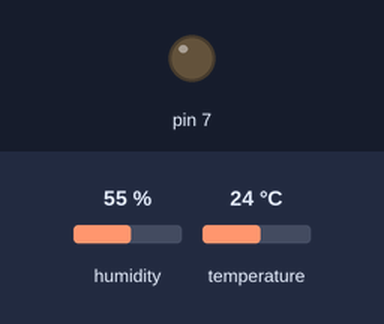
A sketch run on a simulated Arduino Uno, built with avr-gcc and run on an emulated ATmega328P. On the bench: output pins drawn as LEDs (lit = HIGH). The inputs (shaded band) are chosen by the test bench; at power-on: humidity 55 %, temperature 24 °C. The local clock reads 2024-03-15 10:24:30 at power-on unless the sketch sets it; storage starts empty; what the sketch prints to the serial monitor is not drawn.

Above: at 32.0 s.
At 63.0 s:
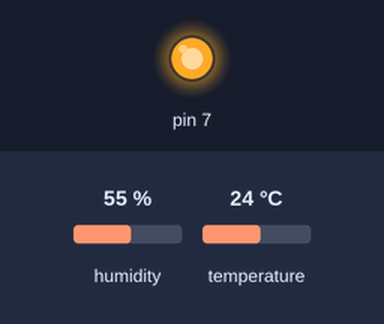
Timing chart, 0 to 82.7 s (numbered marks = the images above):
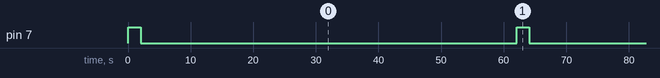

The sketch:

temp_and_humidity.ino
```cpp
#include "DHTBita.h"
#include "SDBita.h"
#include "RTCBita.h"
#include "SerialBita.h"
#include "SensorPowerBita.h"

SDBita sdl;
RTCBita rtc;
DHTBita dht;
SerialBita ser;
SensorPowerBita pwd;

void setup() {
  pwd.setup();
  pwd.on(); // power up temp/rtc

  ser.setup();
  rtc.setup(); // rtc.setup(__DATE__, __TIME__);
  dht.setup();
  sdl.setup(rtc.getTimestamp());

  pwd.off(); // power down temp/rtc
}

void loop() {
  delay(60000);
  pwd.on();

  String timestamp  = rtc.getTimestamp();
  float humidity    = dht.getHumidity();
  float temperature = dht.getTemperature();

  sdl.write(timestamp, humidity, temperature);

  pwd.off();
}
```

DHTBita.cpp
```cpp
#include "DHT.h"
#include "DHTBita.h"

#define DHTTYPE DHT11
const int DHTPin = 5;

DHT dhta(DHTPin, DHTTYPE);

void DHTBita::setup() {
    Serial.println("DHT: init!");
    dhta.begin();
}

float DHTBita::getTemperature() {
    return dhta.readTemperature();
}

float DHTBita::getHumidity() {
    return dhta.readHumidity();
}
```

DHTBita.h
```cpp
/*
  DHTBita.h - .
*/
#ifndef DHTBita_h
#define DHTBita_h

#include "DHT.h"

class DHTBita {
    public:
        void setup();
        float getTemperature();
        float getHumidity();
};

#endif
```

RTCBita.cpp
```cpp
#include "RTCBita.h"
#include "RTClib.h"


bool RTCBita::setup(const char *date, const char *time) {
    if (!this->setup()) {
        return false;
    }

    this->rtc.adjust(DateTime(date, time));
    return true;
}

bool RTCBita::setup() {
    if (!this->rtc.begin()) {
        Serial.println("RTC module is not available!");
        return false;
    }
    this->rtc.disable32K();
    Serial.println("RTC module is ready!");
    return true;
}

String RTCBita::getTimestamp() {
    return this->rtc.now().timestamp();
}
```

RTCBita.h
```cpp
#include "RTClib.h"

/*
  RTCBita.h - Utilities to handle time.
*/
#ifndef RTCBita_h
#define RTCBita_h

class RTCBita {
    public:
        RTC_DS3231 rtc;
        bool setup(const char*, const char*);
        bool setup();
        String getTimestamp();
};

#endif
```

SDBita.cpp
```cpp
#include "Arduino.h" // to resolve String
#include "SDBita.h"
#include "SD.h"

File openFile() {
    return SD.open("DATA.CSV", FILE_WRITE);
}

File openInitFile() {
    return SD.open("SD_INIT.CSV", FILE_WRITE);
}

void SDBita::write(String timestamp, float humidity, float temperature) {
    if (isnan(humidity) || isnan(temperature)) {
        Serial.println("humidity or temperature not available");
        return;
    }

    File file = openFile();

    if (file) {
        file.print(timestamp);
        file.print(";");
        file.print(humidity);
        file.print(";");
        file.println(temperature);
        file.close();
    } else {
        Serial.println("SD: failed to write data!");
    }
}

void SDBita::debug(String timestamp, float humidity, float temperature) {
    Serial.print(timestamp);
    Serial.print(";");
    Serial.print(humidity);
    Serial.print(";");
    Serial.println(temperature);
}

void SDBita::setup(String timestamp) {
    Serial.println("SD: initializing...");
    if (!SD.begin(4)) {
        Serial.println("SD: initialization failed!");
    } else {
        // SD.begin() consumes 20mA until the SD card is read. After that
        // point consumption decreases to 1mA.
        // I'm forcing to reach the minimal consumption state ASAP
        File sdInitFile = openInitFile();
        sdInitFile.println(timestamp);
        sdInitFile.close();
        Serial.println("SD: initialization succeeded!");
    }
    Serial.println("SD: initialization done!");
}
```

SDBita.h
```cpp
#ifndef SDBita_h
#define SDBita_h

#include "Arduino.h" // to resolve String

class SDBita {
    public:
      void setup(String timestamp);
      void debug(String time, float humidity, float temperature);
      void write(String time, float humidity, float temperature);
};

#endif
```

SensorPowerBita.cpp
```cpp
#include "SensorPowerBita.h"

void SensorPowerBita::setup() {
    pinMode(7, OUTPUT);
}

void SensorPowerBita::on() {
    digitalWrite(7, HIGH);
    delay(1000);
}

void SensorPowerBita::off() {
    delay(1000);
    digitalWrite(7, LOW);
}
```

SensorPowerBita.h
```cpp
#ifndef SensorPowerBita_h
#define SensorPowerBita_h

#include "Arduino.h" // to resolve String

class SensorPowerBita {
    public:
      void setup();
      void on();
      void off();
};

#endif
```

SerialBita.cpp
```cpp
#include "Arduino.h"
#include "SerialBita.h"

void SerialBita::setup() {
    Serial.begin(9600);
    while(!Serial) {
        // wait until serial is available
    }
    Serial.println("Serial is available!");
}
```

SerialBita.h
```cpp
#ifndef SerialBita_h
#define SerialBita_h

class SerialBita {
    public:
      void setup();
};

#endif
```

Measured:
- by itself, pin 7: alternates HIGH for 2.0 s and LOW for 60.0 s
